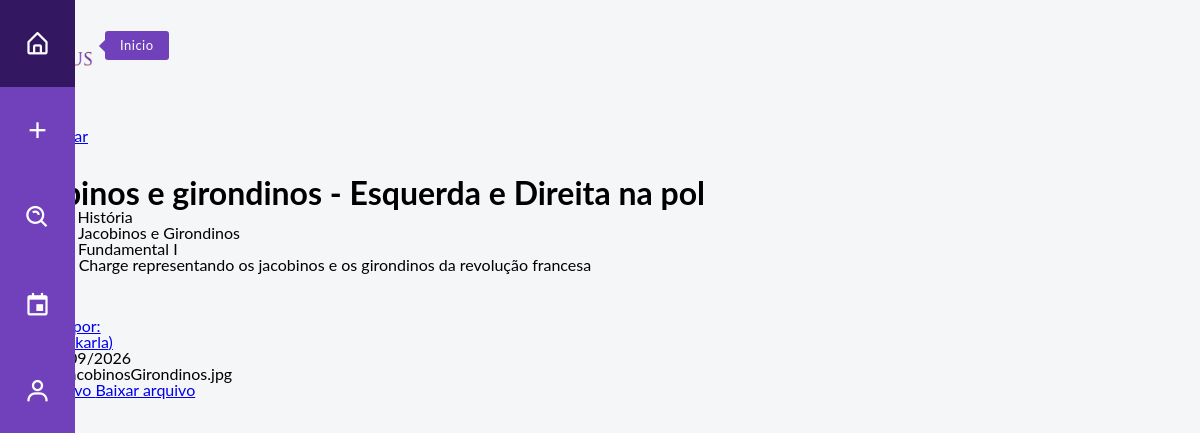
Screenshot of /front/material.php?id=4 with the database file from the repository.
### tables this page shows
CREATE TABLE MATERIAL(
    ID_MATERIAL INT NOT NULL PRIMARY KEY AUTO_INCREMENT,
    COD_USU INT NOT NULL,
    COD_CONTEUDO INT NOT NULL,
    COD_NIVEL INT NOT NULL,
    TITULO_MATERIA VARCHAR(100) NOT NULL,
    CAMINHO_ARQUIVO VARCHAR(255) NOT NULL,
    NOME_ARQUIVO VARCHAR(255) NOT NULL,
    DATA_CAD DATETIME NOT NULL,
    STATUS_MATERIA VARCHAR(10) NOT NULL,
    DESCRICAO_MATERIA VARCHAR(300),

    FOREIGN KEY (COD_USU) REFERENCES USUARIO(ID_USU),
    FOREIGN KEY (COD_CONTEUDO) REFERENCES CONTEUDO(ID_CONTEUDO),
    FOREIGN KEY (COD_NIVEL) REFERENCES NIVEL_ENSINO(ID_NIVEL)
);

CREATE TABLE DISCIPLINA(
    ID_DISCI INT NOT NULL PRIMARY KEY AUTO_INCREMENT,
    NOME_DISCI VARCHAR(30) NOT NULL
);

CREATE TABLE CONTEUDO(
    ID_CONTEUDO INT NOT NULL PRIMARY KEY AUTO_INCREMENT,
    COD_DISCI INT NOT NULL,
    NOME_CONTEUDO VARCHAR(30),

    FOREIGN KEY (COD_DISCI) REFERENCES DISCIPLINA(ID_DISCI)
);

CREATE TABLE NIVEL_ENSINO(
    ID_NIVEL INT NOT NULL PRIMARY KEY AUTO_INCREMENT,
    NOME_NIVEL VARCHAR(30) NOT NULL
);

CREATE TABLE USUARIO(
    ID_USU INT NOT NULL PRIMARY KEY AUTO_INCREMENT,
    NOME_USU VARCHAR(50) NOT NULL,
    EMAIL_USU VARCHAR(60) NOT NULL,
    SENHA_USU VARCHAR(255) NOT NULL,
    USERNAME VARCHAR(20) NOT NULL,
    DESCRICAO_USU VARCHAR(200),
    FOTO_USU VARCHAR(255)
);

### front/material.php (the view, shortened to what this page needs)
<?php
include '../php/conexao.php';
$id_material = $_GET['id'] ?? '';
$sql = "SELECT MATERIAL.*, CONTEUDO.NOME_CONTEUDO, DISCIPLINA.NOME_DISCI,
            NIVEL_ENSINO.NOME_NIVEL, USUARIO.NOME_USU, USUARIO.USERNAME, USUARIO.FOTO_USU
        FROM MATERIAL
        INNER JOIN CONTEUDO ON MATERIAL.COD_CONTEUDO = CONTEUDO.ID_CONTEUDO
        INNER JOIN DISCIPLINA ON CONTEUDO.COD_DISCI = DISCIPLINA.ID_DISCI
        INNER JOIN NIVEL_ENSINO ON MATERIAL.COD_NIVEL = NIVEL_ENSINO.ID_NIVEL
        INNER JOIN USUARIO ON MATERIAL.COD_USU = USUARIO.ID_USU
        WHERE MATERIAL.ID_MATERIAL = ?";
$stmt = $conexao->prepare($sql);
$stmt->bind_param("i", $id_material);
$stmt->execute();
$resultado = $stmt->get_result();
$material = $resultado->fetch_assoc();
$acessoNegado = false;
?>
<!DOCTYPE html>
<html lang="pt-BR">
<head>
    <link rel="stylesheet" href="../css/navbar.css">
    <link href='https://unpkg.com/boxicons@2.1.4/css/boxicons.min.css' rel='stylesheet'>
    <link rel="stylesheet" href="../css/typeahead.css">
</head>
<body>
<nav class="sidebar-navigation">
    <ul>
        <li>
            <a href="../index.php">
                <i class="bx bx-home-alt"></i>
                <span class="tooltip">Inicio</span>
            </a>
        </li>
        <li>
            <a href="criar.php">
                <i class="bx bx-plus"></i>
            </a>
        </li>
        <li>
            <a href="pesquisar.php">
                <i class="bx bx-search-alt"></i>
            </a>
        </li>
        <li>
            <a href="planejamento.php">
                <i class="bx bx-calendar-event"></i>
            </a>
        </li>
        <li>
            <a href="perfil.php">
                <i class="bx bx-user"></i>
            </a>
        </li>
    </ul>
</nav>
<div class="topbar">
    <div class="logo">
    </div>
    <div class="user">
        <?php
        if(empty($_SESSION['id_usuario'])){
            $foto = '../img/user.webp';
            echo "<a href='logar.php'><img src='$foto' class='fotoPerfil'></a>";
            echo "<a href='logar.php'>Entrar</a>";
        }
        ?>
    </div>
</div>
<main class="area-material">
    <a href="javascript:history.back()" class="voltar">
    </a>
    <?php if(!$acessoNegado){ ?>
    <div class="material">
        <h1>
            <?php echo htmlspecialchars($material['TITULO_MATERIA']); ?>
        </h1>
        <p>
            <strong>Disciplina:</strong>
            <?php echo htmlspecialchars($material['NOME_DISCI']); ?>
        </p>
        <p>
            <strong>Conteúdo:</strong>
            <?php echo htmlspecialchars($material['NOME_CONTEUDO']); ?>
        </p>
        <p>
            <strong>Nível:</strong>
            <?php echo htmlspecialchars($material['NOME_NIVEL']); ?>
        </p>
        <?php if(!empty($material['DESCRICAO_MATERIA'])){ ?>
            <p>
                <strong>Descrição:</strong>
                <?php echo htmlspecialchars($material['DESCRICAO_MATERIA']); ?>
            </p>
        <?php } ?>
        <div class="autor-material">
            <a href="perfilUsuario.php?id=<?php echo $material['COD_USU']; ?>">
                <div>
                    <p>Publicado por:</p>
                    <p>
                        (@<?php echo htmlspecialchars($material['USERNAME']); ?>)
                    </p>
                </div>
            </a>
        </div>
        <p>
            <strong>Data:</strong>
            <?php echo date("d/m/Y", strtotime($material['DATA_CAD'])); ?>
        </p>
        <p>
            <strong>Arquivo:</strong>
            <?php echo htmlspecialchars($material['NOME_ARQUIVO']); ?>
        </p>
        <a
            href="../<?php echo htmlspecialchars($material['CAMINHO_ARQUIVO']); ?>"
            target="_blank"
        >
        </a>
        <a
            href="../<?php echo htmlspecialchars($material['CAMINHO_ARQUIVO']); ?>"
            download="<?php echo htmlspecialchars($material['NOME_ARQUIVO']); ?>"
        >
            Baixar arquivo
        </a>
    </div>
    <?php } ?>
</main>
</body>
</html>

### css/navbar.css (style rules this page uses)
.logo { display: flex; justify-content: left; align-items: left; padding: 20px 0; }
* { margin: 0; padding: 0; list-style: none; font-family: 'Lato', sans-serif; line-height: 1; }
body { background-color: #F5F6F8; }
.sidebar-navigation { position: fixed; top: 0; bottom: 0; left: 0; display: block; height: 100vh; min-height: 0; width: 75px; background-color: #7141bb; float: none; z-index: 10; }
.sidebar-navigation ul { text-align: center; color: white; }
.sidebar-navigation ul li { cursor: pointer; transition: all ease-out 120ms; }
.sidebar-navigation ul li a { display: block; width: 100%; padding: 30px 0; color: white; text-decoration: none; }
.sidebar-navigation ul li i { display: block; font-size: 27px; transition: all ease 450ms; }
.sidebar-navigation ul li .tooltip { display: inline-block; position: absolute; background-color: #7141bb; padding: 8px 15px; border-radius: 3px; margin-top: -26px; left: 105px; opacity: 0; visibility: hidden; font-size: 13px; letter-spacing: .5px; }
.sidebar-navigation ul li .tooltip:before { content: ''; display: block; position: absolute; left: -4px; top: 10px; transform: rotate(45deg); width: 10px; height: 10px; background-color: inherit; }

### rows the page displays
material: TITULO_MATERIA "Jacobinos e girondinos - Esquerda e Direita na pol", disciplina.NOME_DISCI "História", COD_CONTEUDO.NOME_CONTEUDO "Jacobinos e Girondinos", COD_NIVEL.NOME_NIVEL "Ens. Fundamental I", DESCRICAO_MATERIA "Charge representando os jacobinos e os girondinos da revolução francesa", COD_USU.USERNAME "nakarla", DATA_CAD "22/09/2026", NOME_ARQUIVO "jacobinosGirondinos.jpg"
